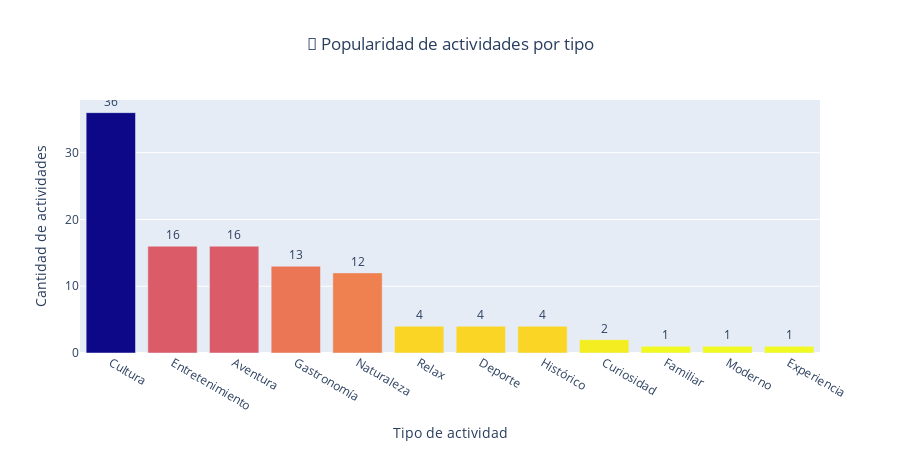

Source (notebook cell):
### Code cell
import plotly.express as px
def actividad_mas_popular_plotly():
    """
    Muestra la actividad más popular según la cantidad de actividades por tipo,
    con gráfico de barras.
    """
    print("\n" + "="*80)
    print("2.m.iii — ACTIVIDAD MÁS POPULAR")
    print("="*80)

    # Contamos cantidad de actividades por tipo
    actividades = list(db.actividades.aggregate([
        {"$group": {"_id": "$tipo", "cantidad": {"$sum": 1}}},
        {"$sort": {"cantidad": -1}},
        {"$limit": 1}  
    ]))

    if not actividades:
        print("⚠️ No hay datos de actividades en MongoDB.")
        return pd.DataFrame(columns=["Tipo", "Cantidad"])

    tipo_mas_popular = actividades[0]["_id"]
    cantidad = actividades[0]["cantidad"]

    # DataFrame con conteo de todos los tipos 
    df = pd.DataFrame(list(db.actividades.aggregate([
        {"$group": {"_id": "$tipo", "cantidad": {"$sum": 1}}},
        {"$sort": {"cantidad": -1}}
    ])))
    df.rename(columns={"_id": "Tipo"}, inplace=True)

    # Gráfico 
    fig = px.bar(
        df,
        x="Tipo",
        y="cantidad",
        color="cantidad",
        color_continuous_scale=px.colors.sequential.Plasma_r,
        text="cantidad",
        title="🎯 Popularidad de actividades por tipo"
    )
    fig.update_traces(textposition="outside")
    fig.update_layout(
        xaxis_title="Tipo de actividad",
        yaxis_title="Cantidad de actividades",
        title_x=0.5,
        coloraxis_showscale=False,
        height=450
    )
    fig.show()
    
    print(f" La actividad más popular es del tipo **{tipo_mas_popular}** con {cantidad} actividades.")
    return df

# Ejecución
df_actividad_popular = actividad_mas_popular_plotly()

### Figure 1 — Plotly figure (JSON) as saved in the notebook; plotly's stock layout.template omitted (floating-point values rounded to 4 significant figures)
{"data": [{"hovertemplate": "Tipo=%{x}<br>cantidad=%{marker.color}<extra></extra>", "legendgroup": "", "marker": {"color": [36, 16, 16, 13, 12, 4, 4, 4, 2, 1, 1, 1], "coloraxis": "coloraxis", "pattern": {"shape": ""}}, "name": "", "orientation": "v", "showlegend": false, "text": [36.0, 16.0, 16.0, 13.0, 12.0, 4.0, 4.0, 4.0, 2.0, 1.0, 1.0, 1.0], "textposition": "outside", "type": "bar", "x": ["Cultura", "Entretenimiento", "Aventura", "Gastronomía", "Naturaleza", "Relax", "Deporte", "Histórico", "Curiosidad", "Familiar", "Moderno", "Experiencia"], "xaxis": "x", "y": [36, 16, 16, 13, 12, 4, 4, 4, 2, 1, 1, 1], "yaxis": "y"}], "layout": {"barmode": "relative", "coloraxis": {"colorbar": {"title": {"text": "cantidad"}}, "colorscale": [[0, "#f0f921"], [0.1111, "#fdca26"], [0.2222, "#fb9f3a"], [0.3333, "#ed7953"], [0.4444, "#d8576b"], [0.5556, "#bd3786"], [0.6667, "#9c179e"], [0.7778, "#7201a8"], [0.8889, "#46039f"], [1, "#0d0887"]], "showscale": false}, "height": 450, "legend": {"tracegroupgap": 0}, "title": {"text": "🎯 Popularidad de actividades por tipo", "x": 0.5}, "xaxis": {"anchor": "y", "domain": [0, 1], "title": {"text": "Tipo de actividad"}}, "yaxis": {"anchor": "x", "domain": [0, 1], "title": {"text": "Cantidad de actividades"}}}}
